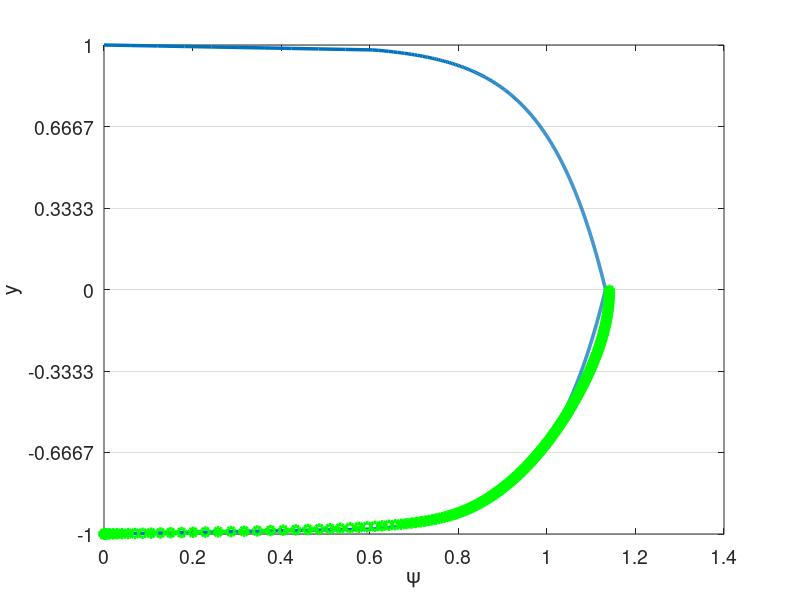
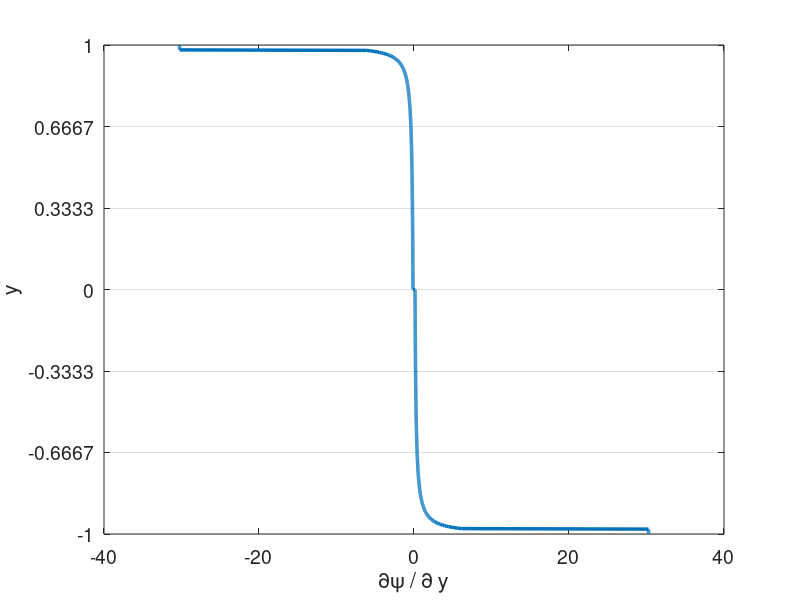

MATLAB code to generate these figures, in order: (Note: this script raises an error after producing the figures.)
% clc
clear all
close all


set(0,'DefaultAxesFontSize',14)
set(0,'defaultLineLineWidth',2.5)
% set(0,'DefaultFigureWindowStyle','docked')


linestyles = {'k-','b-','r-','g-','c-','m-','k--','b--','r--','g--','c--','m--','k-.','b-.','r-.','g-.','c-.','m-.','k:','b:','r:','g:','c:','m:'};
pointstyles = {'ko','bo','ro','go','co','mo','k^','b^','r^','g^','c^','m^','ks','bs','rs','gs','cs','ms','k*','b*','r*','g*','c*','m*','k+','b+','r+','g+','c+','m+'};
%%

%%%%%%%%%%%%%%%%%%%%%%%%%%%%%%%%%%%%%%%%%%%%%%%%%%%%%%%%%%%%%%%%%%
% Navier-Stokes Solver Demo (2D Channel)
%%%%%%%%%%%%%%%%%%%%%%%%%%%%%%%%%%%%%%%%%%%%%%%%%%%%%%%%%%%%%%%%%%
% pgrads = 3.25e-3 for N=4, E=8, exp mesh
% pgrads = 9.25e-3 for N=4, E=6, uniform
% pgrads = 1.8e-4 for N=4, E=8, uniform, enrich
% Moser info: u_tau = 5.43496e-02, Re_tau = 543
% y/delta y^+, U^+, dUdy, W, P

tic()
format compact;
format short;
mu = 1/10000; %1/395; 1/6874;
rho = 1;
Re = rho/mu; 
pgrad = 3.25e-3; 9.25e-3; %2.5e-4; % 9.25e-3;
force_pgrad = 0;
Re_tau = 550;
pgrad = (Re_tau*mu).^2*rho;


N=4; % polynomial order  
Ex=1; % Number of elements in x
Ey=6; % Number of elements in y
Tfinal=400; 
CFL=0.05;
en_on = 2;
N_en_y = 1; 
N_over = N; % N
delay_en = 0;
en_start_time = 100;
head = '';
fig_header = '';

rans_on = 1;
exp_mesh = 0;

dir_name = [head,'re',num2str(ceil(Re)),'_p',num2str(N),'_e',num2str(Ey),'_exp',num2str(exp_mesh),'_en',num2str(en_on),'_over',num2str(N_over),'_forcing',num2str(force_pgrad)];
soln_dir = dir_name;
plot_soln = 1;
save_soln = 1;
plot_int = 5000;
save_soln_int = 5000;
restart = 0;
rst_step = 300000;

if ~en_on
    N_over = N;
end

%% Enrichment information
en_mag = 3;
psi = {@(x,y) en_mag*(0.5*(1 - y.^2) + 0.*x), @(x,y) 0.*y + 0.*x};
gpsi = {@(x,y) 0.*y + 0.*x, @(x,y) en_mag*(-1.*y + 0.*x), ...
        @(x,y) 0.*y + 0.*x, @(x,y) 0.*y + 0.*x};
hpsi = {@(x,y) 0.*y + 0.*x, @(x,y) en_mag*(-1 - 0.*y + 0.*x), ...
        @(x,y) 0.*y + 0.*x, @(x,y) 0.*y + 0.*x};
    
% psi = {@(x,y) (0.5*(1 - y.^4) + 0.*x), @(x,y) 0.*y + 0.*x};
% gpsi = {@(x,y) 0.*y + 0.*x, @(x,y) (-2.*y.^3 + 0.*x), ...
%         @(x,y) 0.*y + 0.*x, @(x,y) 0.*y + 0.*x};
% hpsi = {@(x,y) 0.*y + 0.*x, @(x,y) (-6.*y.^2 + 0.*x), ...
%         @(x,y) 0.*y + 0.*x, @(x,y) 0.*y + 0.*x};
%    

    
% Law of the wall
u_tau = sqrt(0.316./(Re.^0.25)/8);
Re_tau = u_tau/mu; %Re;
Re_tau = 550;
% u_tau = 1;
nu = 1/Re_tau;
kap = 0.41;
beta = 5.2;
dypdy = Re_tau;
ypb = 11.062299784340414;
yp = @(y) (1-abs(y))*Re_tau;
u_tau = Re_tau*mu;
lotw = @(yp) ((yp <= ypb).*yp + (yp > ypb).*(1./kap.*log(yp+eps)+beta));
psi = {@(x,y) u_tau*((yp(y) <= ypb).*yp(y) + (yp(y) > ypb).*(1./kap.*log(yp(y)+eps)+beta) + 0.*x), @(x,y) 0.*y + 0.*x};
gpsi = {@(x,y) 0.*y + 0.*x,  @(x,y) -1*sign(y).*u_tau.*(((yp(y) <= ypb).*1 + (yp(y) > ypb).*1./(kap*(yp(y)+eps)))*dypdy + 0.*x),...
        @(x,y) 0.*y + 0.*x, @(x,y) 0.*y + 0.*x};
hpsi = {@(x,y) 0.*y + 0.*x,  @(x,y) u_tau*(((yp(y) <= ypb).*0 + (yp(y) > ypb).*-1./(kap*(yp(y)+eps).^2))*dypdy*dypdy + 0.*x),...
        @(x,y) 0.*y + 0.*x, @(x,y) 0.*y + 0.*x};
    

% 1/7th
% mag = 1;
% yd = @(y) 1-abs(y)+eps;
% psi = {@(x,y) mag*((yd(y)).^(1/7).*(yd(y)>eps*10)+ 0.*x), @(x,y) 0.*y + 0.*x};
% gpsi = {@(x,y) 0.*y + 0.*x,  @(x,y) mag*(-1*sign(y).*1./7.*(yd(y)).^(-6/7).*(yd(y)>eps*10) + 0.*x),...
%         @(x,y) 0.*y + 0.*x, @(x,y) 0.*y + 0.*x};
% hpsi = {@(x,y) 0.*y + 0.*x,  @(x,y) mag*(-6/49*(yd(y)).^(-13/7).*(yd(y)>eps*10) + 0.*x),...
%         @(x,y) 0.*y + 0.*x, @(x,y) 0.*y + 0.*x};

% Reicher Law of the Wall
% Re_tau = 550;
% u_tau = Re_tau*mu/rho;
% Yp = @(Y) max((1-abs(Y))*Re_tau,1e-3)+eps;
% C=5.17;
% kap=0.41;
% dypdy = Re_tau;
% yp = @(y) max((1-abs(y))*Re_tau,1e-3);
% u_tau = Re_tau*mu;
% psi = {@(x,y) mu*Re_tau*(1/kap.*log(1+kap.*yp(y))+(C-1./kap.*log(kap)).*(1-exp(-yp(y)/11)-yp(y)/11.*exp(-yp(y)/3))) + 0.*x,...
%     @(x,y) 0.*y + 0.*x};
% gpsi = {@(x,y) 0.*y + 0.*x, @(x,y) -1*sign(y).*dypdy*mu*Re_tau.*(1./(1+kap.*yp(y))+(C-1./kap.*log(kap)).*(-1/11*exp(-yp(y)/11)-(yp(y)+3)/33.*exp(-yp(y)/3))) + 0.*x,...
%         @(x,y) 0.*y + 0.*x, @(x,y) 0.*y + 0.*x};
% hpsi = {@(x,y) 0.*y + 0.*x,  @(x,y) dypdy*dypdy*mu*Re_tau*(-kap./((1+kap.*yp(y)).^2)+(C-1./kap.*log(kap)).*(-1/121*exp(-yp(y)/11)-(yp(y)+6)/99.*exp(-yp(y)/3))) + 0.*x,...
%         @(x,y) 0.*y + 0.*x, @(x,y) 0.*y + 0.*x};


%% Initial Conditions
% Turbulent pipe
u_cfl = 3/2;
pert = 0.0;
u_ic = @(x,y) 3/2*(1-y.^2);
v_ic = @(x,y) 0.0*y;

darcy = 0.316./(Re.^0.25);
u_tau = sqrt(darcy/8);
Yp = @(Y) max((1-abs(Y))*u_tau*Re,1e-3)+eps;
sigma = 0.6;
fact = @(Yp) exp((-(log10(Yp)-1).^2)./(2*sigma.^2));
k_ic = @(x,y) 0.0*x + 4.5*u_tau*u_tau*fact(Yp(y));

eps_s = 3;
omg_ic = @(x,y) 0.0*x + 0.5*Re*u_tau*u_tau*fact(Yp(y));


% Turbulent channel
Re_tau = 550;
u_tau = Re_tau*mu/rho;
Yp = @(Y) max((1-abs(Y))*Re_tau,0); %1e-3)+eps;
C=5.17;
kap=0.41;
eps_ic = 0; %1e-2;
kx = 23;
kz=13;
alpha_ic = kx*2*pi/(0.375);
beta_ic = kz*2*pi/1;
riech = @(Yp) mu*Re_tau*(1/kap.*log(1+kap.*Yp)+(C-1./kap.*log(kap)).*(1-exp(-Yp/11)-Yp/11.*exp(-Yp/3)));
u_ic = @(x,y) riech(Yp(y)) + eps_ic*sin(alpha_ic*x);
v_ic = @(x,y) 0*y + eps_ic*sin(alpha_ic*x);

% u_ic = @(x,y) psi{1}(x,y);

sigma = 0.6;
fact = @(Yp) exp((-(log10(Yp)-1).^2)./(2*sigma.^2));
k_ic = @(x,y) 0.0*x + 4.5*u_tau*u_tau*fact(Yp(y));

eps_s = 3;
omg_ic = @(x,y) 0.0*x + 0.5*Re*u_tau*u_tau*fact(Yp(y));

%%
%%
%%
moser=load('moser_data/LM_Channel_0550_mean_prof.dat');
%% Plot psi
figure(5)
ys_plot = linspace(-1,1,1000);
plot(psi{1}(0,ys_plot),ys_plot)
hold on
plot(moser(:,3)*5.43496e-02,(moser(:,1))-1,'g--o')
xlabel('\psi')
ylabel('y')
set(gca, 'YGrid', 'on', 'XGrid', 'off')
yticks(linspace(-1,1,Ey+1));
figure(6)
ys_plot = linspace(-1,1,1000);
plot(gpsi{2}(0,ys_plot),ys_plot)
xlabel('\partial\psi / \partial y')
ylabel('y')
set(gca, 'YGrid', 'on', 'XGrid', 'off')
yticks(linspace(-1,1,Ey+1));


%% Begin Solve
E=Ex*Ey; % Total number of elements
N1=N+1;
disp("Generating Matrices")
Q=makeq(Ex,Ey,N); % Global continuity
R=maker(Q,Ex,N); % Restriction matrix, applies Dirichlet conditions
[X,Y]=make_geom_channel(Ex,Ey,N);      % Geometry in local form
if exp_mesh
    [X,Y]=make_geom_channel_exp(Ex,Ey,N);      % Geometry in local form
end
en_b_nodes = get_en_bound_nodes(Ex,Ey,N,N_en_y);
dom_vol = (max(max(max(X)))-min(min(min(X))))*(max(max(max(Y)))-min(min(min(Y))));

Ys = zeros(Ey*length(Y(1,:,1)),1);
for i = 1:Ey
    Ys((i-1)*(N+1)+1:(i)*(N+1)) = Y(1,:,(i-1)*Ex+1);
end

psi_p = psi{1}(0,Ys(N_en_y*(N+1)));
dypsi_p1 = gpsi{2}(0,Ys(N_en_y*(N+1)));
dypsi_p2 = gpsi{2}(0,Ys(end-N_en_y*(N+1)));
        
[G,J,ML,RX]=make_coef(X,Y);
[Ah,Bh,Ch,Dh,z,w]=semhat(N);
[Gs, Gs_x, Gs_y] =  face_mats(X,Y,E,N);
Gs_c = R*Q'*apply_en_cont(Gs,en_b_nodes,psi_p);
Gsb = R*Q'*Gs*Q*R';


[n,nb]=size(R); 
nL=N1*N1*E;

Ab=spalloc(nL,nL,nL*N);    %  Generate Abar
for j=1:nL
    x=zeros(nL,1); 
    x(j)=1; 
    Ab(:,j)=abar_c(x,Dh,G,Q);  % assembled Neumann Operator
end
Ab_save = Ab;
A_c=R*Q'*apply_en_cont(Ab,en_b_nodes,psi_p);
S_check=full(Ab);
Ab = Q'*Ab*Q;
A=R*Ab*R'; % Full stiffness matrix
Bb=reshape(ML,nL,1); % Form Mass matrix
Bb=diag(Bb); 
Bb=sparse(Bb); 
Ma=R*Q'*Bb*Q*R'; % Assembling mass matrix  % Full mass matrix
M_c = R*Q'*apply_en_cont(Bb,en_b_nodes,psi_p);


%% Form matrices for rans

[L_x,L_y,J_x,J_y] = dir_jac(E,X,Y);
w2d = w*w';
w1d = reshape(w2d,[N1*N1,1])';
[dphi_dxi, dphi_deta, dphi_dx, dphi_dy, dpdx_dpdx, dpdy_dpdy, dpdx_dpdy, ...
        dpdx_dpdx_flat, dpdy_dpdy_flat, dpdx_dpdy_flat] ...
    = get_phi_grads(N1,Dh,E,J_x,J_y);
dphi_dx_flat = reshape(dphi_dx,N1*N1,N1*N1,E);
dphi_dy_flat = reshape(dphi_dy,N1*N1,N1*N1,E);

w2d_e = zeros(N+1,N+1,E);
for ie = 1:E
    w2d_e(:,:,ie) = w2d*L_x(ie)/2*L_y(ie)/2;
end

A_x = form_Ax(N1,E,w2d,J_x,J,dpdx_dpdx,ones(size(J)));
A_y = form_Ay(N1,E,w2d,J_y,J,dpdy_dpdy,ones(size(J)));
A_xy = form_Axy(N1,E,w2d,J_x,J_y,J,dpdx_dpdy,ones(size(J)));


SS = zeros(N1,N1,E,2,2);
OS = zeros(N1,N1,E,2,2);
dudx = zeros(N1,N1,E);
dudy = zeros(N1,N1,E);
dvdx = zeros(N1,N1,E);
dvdy = zeros(N1,N1,E);
dkdx = zeros(N1,N1,E);
dkdy = zeros(N1,N1,E);
domgdx = zeros(N1,N1,E);
domgdy = zeros(N1,N1,E);

%%
M_check=full(Bb);

Ma_uv_check = zeros(2*nL);
Ma_uv_check(1:nL,1:nL) = M_check;
Ma_uv_check(nL+1:2*nL,nL+1:2*nL) = M_check;
A_uv_check = zeros(2*nL);
A_uv_check(1:nL,1:nL) = S_check;
A_uv_check(nL+1:2*nL,nL+1:2*nL) = S_check;

M_q = full(Ma);
S_q = full(A);


%%
% Assemble overall system matrices
nn = length(Ma); % number of nodes in the domain
Ma_uv = zeros(2*nn);
Ma_uv(1:nn,1:nn) = Ma;
Ma_uv(nn+1:2*nn,nn+1:2*nn) = Ma;
Ma_uv = sparse(Ma_uv);
A_uv = zeros(2*nn);
A_uv(1:nn,1:nn) = A;
A_uv(nn+1:2*nn,nn+1:2*nn) = A;
A_uv = sparse(A_uv);
ML_uv = zeros(2*(N+1),2*(N+1),E);
ML_uv(1:N+1,1:N+1,1:E) = ML;
ML_uv(N+2:2*(N+1),N+2:2*(N+1),1:E) = ML;
G_uv = zeros(2*nn);
G_uv(1:nn,1:nn) = Gsb;
G_uv(nn+1:2*nn,nn+1:2*nn) = Gsb;
G_uv = sparse(G_uv);



%% Assemble enrichment matrices
psi_xy = zeros(N+1,N+1,E);
N1_over = N_over + 1;
[z_over,w_over] = zwgll(N_over);
w2d_over = w_over*w_over';
w1d_over = reshape(w2d_over,[N1_over*N1_over,1])';
disp("Generating Overintegrated Values")
[dphi_dxi_over, dphi_deta_over, dphi_dx_over, dphi_dy_over, dpdx_dpdx_over, dpdy_dpdy_over, dpdx_dpdy_over, ...
        dpdx_dpdx_flat_over, dpdy_dpdy_flat_over, dpdx_dpdy_flat_over,phi_2d_flat] ...
    = get_phi_grads2(N1,E,J_x,J_y,N_over,N_en_y);
dphi_dx_flat_over = reshape(dphi_dx_over,N1_over*N1_over,N1*N1,E);
dphi_dy_flat_over = reshape(dphi_dy_over,N1_over*N1_over,N1*N1,E);
if en_on
    [psi_xy,psi_xy_act,gpsi_xy_act,Sp_all,Sp_all_Q,Jac_e_flat,gpsi_e_flat,Mp_uv,Sp_uv,Mp_all_c,Sp_all_c,Mp_full,Sp_full] = ...
        assemble_enrichment(X,Y,Ex,Ey,E,N,N1,nn,nL,J,Q,R,N_en_y,psi,gpsi,hpsi,en_b_nodes,psi_p,N_over);
end

%%

dxmin=pi*(z(N1)-z(N))/(2*Ex); % Get min dx for CFL constraint
dt=CFL*dxmin/u_cfl; 

% dt = 1e-3;
nstep=ceil(Tfinal/dt); 
dt=Tfinal/nstep; 
% Print information
nstep
dt
yp1 = (1+Y(1,2))*Re

disp("Computing inverse")
Ai=pinv(full(Ab)); 

disp("Setting Initial Conditions")
% Initial conditions
for e = 1:E
    for i = 1:N+1
        for j = 1:N+1
%             u(i,j,e) = f_ic(X(i,j,e),Y(i,j,e))+pert*rand()*u_ic;
%             v(i,j,e) = v(i,j,e)+pert*rand()*u_ic;
            u(i,j,e) = u_ic(X(i,j,e),Y(i,j,e));
            v(i,j,e) = v_ic(X(i,j,e),Y(i,j,e));
            k(i,j,e) = k_ic(X(i,j,e),Y(i,j,e));
            omg(i,j,e) = omg_ic(X(i,j,e),Y(i,j,e));
        end
    end
end
if en_on
    [u, v] = project_to_enrich(X,Y,E,Ex,Ey,N,N_en_y,u,v,psi);
end

% u = apply_en_cont_soln(u,en_b_nodes,psi_p);
u1_0=u; u2_0=u; u3_0=u; fx3_0=u; fx2_0=u; fx1_0=u; u_0 = u;
v1_0=v; v2_0=v; v3_0=v; fy3_0=v; fy2_0=v; fy1_0=v; v_0 = v;
u1=u; u2=u; u3=u; fx3=u; fx2=u; fx1=u;
v1=v; v2=v; v3=v; fy3=v; fy2=v; fy1=v;
k1=k; k2=k; k3=k; fk3=k; fk2=k; fk1=k;
omg1=omg; omg2=omg; omg3=omg; fomg3=omg; fomg2=omg; fomg1=omg;

F_pgrad = pgrad*ones(size(ML));
F_1 = ones(size(ML));
% Fb=reshape(ML.*F,nL,1); %% Output
% 
% Fb=Bb\(Q'*Fb);  

uv = [u;v];

%%
uv_ic_check = uv;

%% Setup BC if nonzero
% u_bc = ones(size(u)).*((Y==1)+(Y==-1));
% u_bc = reshape(ML.*u_bc,nL,1);
% u_bc = Bb\(Q'*u_bc);

% k_bc = k_bc_val.*ones(size(k));
% k_bc = reshape(ML.*k_bc,nL,1);
% k_bc = (Q'*Bb*Q)\(Q'*k_bc);
% 
% omg_bc = omg_bc_val.*ones(size(omg));
% omg_bc = reshape(ML.*omg_bc,nL,1);
% omg_bc = (Q'*Bb*Q)\(Q'*omg_bc);

%%
disp("Timestepping")
step = 1;
if (restart == 1)
   fname = strcat(soln_dir,"/soln_Re_",num2str(Re),"_P_",num2str(N),"_",num2str(Ex),"x",num2str(Ey),"_step_",num2str(rst_step),".mat");
   load(fname);
   step = rst_step;
end

plot1 = 1;
time = 0;
[plot1,u_mean] = post_channel(N,Ex,Ey,w,X,Y,Ys,en_on,step,time,u,psi_xy,N_en_y,plot1);
if save_soln
    mkdir(soln_dir);
end

%%
while step <= nstep
    time=step*dt;
    
    if (time > en_start_time) && (~en_on) && (delay_en)
        en_on = 1;
        [psi_xy,psi_xy_act,gpsi_xy_act,Sp_all,Sp_all_Q,Jac_e_flat,gpsi_e_flat,Mp_uv,Sp_uv,Mp_all_c,Sp_all_c,Mp_full,Sp_full] = ...
            assemble_enrichment(X,Y,Ex,Ey,E,N,N1,nn,nL,J,Q,R,N_en_y,psi,gpsi,hpsi,en_b_nodes,psi_p,N_over);
        [u, v] = project_to_enrich(X,Y,E,Ex,Ey,N,N_en_y,u,v,psi);
    end
    
    % Form combined u for RANS terms
    u_comb = u;
    if en_on
        u_comb = u+psi_xy_act{1};
    end
    
    %% Form S
    u_flat = reshape(u,N1*N1,E);
    v_flat = reshape(v,N1*N1,E);
    k_flat = reshape(k,N1*N1,E);
    omg_flat = reshape(omg,N1*N1,E);

    
    for ie = 1:E
        dudx(:,:,ie) = reshape(dphi_dx_flat(:,:,ie)*u_flat(:,ie),N1,N1);
        dvdx(:,:,ie) = reshape(dphi_dx_flat(:,:,ie)*v_flat(:,ie),N1,N1);
        dudy(:,:,ie) = reshape(dphi_dy_flat(:,:,ie)*u_flat(:,ie),N1,N1);
        dvdy(:,:,ie) = reshape(dphi_dy_flat(:,:,ie)*v_flat(:,ie),N1,N1);
        dkdx(:,:,ie) = reshape(dphi_dx_flat(:,:,ie)*k_flat(:,ie),N1,N1);
        dkdy(:,:,ie) = reshape(dphi_dy_flat(:,:,ie)*k_flat(:,ie),N1,N1);
        domgdx(:,:,ie) = reshape(dphi_dx_flat(:,:,ie)*omg_flat(:,ie),N1,N1);
        domgdy(:,:,ie) = reshape(dphi_dy_flat(:,:,ie)*omg_flat(:,ie),N1,N1);
    end
    
    if en_on
        dudx = dudx + gpsi_xy_act{1};
        dudy = dudy + gpsi_xy_act{2};
        dvdx = dvdx + gpsi_xy_act{3}; % Doesn't matter given assumptions
        dvdy = dvdy + gpsi_xy_act{4}; % Doesn't matter given assumptions
    end
    
    % Modify enrichment
%     if (mod(step,2000)==0) && (time > 50)
%         u_tau_calc = sqrt(mu*dudy(:,1,1)/rho);
%         u_tau = u_tau_calc(1);
%         psi = {@(x,y) u_tau*((yp(y) <= ypb).*yp(y) + (yp(y) > ypb).*(1./kap.*log(yp(y)+eps)+beta) + 0.*x), @(x,y) 0.*y + 0.*x};
%         gpsi = {@(x,y) 0.*y + 0.*x,  @(x,y) -1*sign(y).*u_tau.*(((yp(y) <= ypb).*1 + (yp(y) > ypb).*1./(kap*(yp(y)+eps)))*dypdy + 0.*x),...
%             @(x,y) 0.*y + 0.*x, @(x,y) 0.*y + 0.*x};
%         hpsi = {@(x,y) 0.*y + 0.*x,  @(x,y) u_tau*(((yp(y) <= ypb).*0 + (yp(y) > ypb).*-1./(kap*(yp(y)+eps).^2))*dypdy*dypdy + 0.*x),...
%             @(x,y) 0.*y + 0.*x, @(x,y) 0.*y + 0.*x};
%         
%         psi_p = psi{1}(0,Ys(N_en_y*(N+1)));
%         dypsi_p1 = gpsi{2}(0,Ys(N_en_y*(N+1)));
%         dypsi_p2 = gpsi{2}(0,Ys(end-N_en_y*(N+1)));
%         
%         A_c=R*Q'*apply_en_cont(Ab_save,en_b_nodes,psi_p);
%         M_c = R*Q'*apply_en_cont(Bb,en_b_nodes,psi_p);
%         
%         [psi_xy,psi_xy_act,gpsi_xy_act,Sp_all,Sp_all_Q,Jac_e_flat,gpsi_e_flat,Mp_uv,Sp_uv,Mp_all_c,Sp_all_c,Mp_full,Sp_full] = ...
%             assemble_enrichment(X,Y,Ex,Ey,E,N,N1,nn,nL,J,Q,R,N_en_y,psi,gpsi,hpsi,en_b_nodes,psi_p,N_over);
%         [u, v] = project_to_enrich(X,Y,E,Ex,Ey,N,N_en_y,u_comb,v,psi);
%         
%         en_on = 2;
%         
%         for ie = 1:E
%             dudx(:,:,ie) = reshape(dphi_dx_flat(:,:,ie)*u_flat(:,ie),N1,N1);
%             dvdx(:,:,ie) = reshape(dphi_dx_flat(:,:,ie)*v_flat(:,ie),N1,N1);
%             dudy(:,:,ie) = reshape(dphi_dy_flat(:,:,ie)*u_flat(:,ie),N1,N1);
%             dvdy(:,:,ie) = reshape(dphi_dy_flat(:,:,ie)*v_flat(:,ie),N1,N1);
%             dkdx(:,:,ie) = reshape(dphi_dx_flat(:,:,ie)*k_flat(:,ie),N1,N1);
%             dkdy(:,:,ie) = reshape(dphi_dy_flat(:,:,ie)*k_flat(:,ie),N1,N1);
%             domgdx(:,:,ie) = reshape(dphi_dx_flat(:,:,ie)*omg_flat(:,ie),N1,N1);
%             domgdy(:,:,ie) = reshape(dphi_dy_flat(:,:,ie)*omg_flat(:,ie),N1,N1);
%         end
%         
%         if en_on
%             dudx = dudx + gpsi_xy_act{1};
%             dudy = dudy + gpsi_xy_act{2};
%             dvdx = dvdx + gpsi_xy_act{3}; % Doesn't matter given assumptions
%             dvdy = dvdy + gpsi_xy_act{4}; % Doesn't matter given assumptions
%         end
%     end
    
    
    SS(:,:,:,1,1) = 1/2*(dudx+dudx);
    SS(:,:,:,1,2) = 1/2*(dudy+dvdx);
    SS(:,:,:,2,1) = 1/2*(dvdx+dudy);
    SS(:,:,:,2,2) = 1/2*(dvdy+dvdy);
    OS(:,:,:,1,1) = 1/2*(dudx-dudx);
    OS(:,:,:,1,2) = 1/2*(dudy-dvdx);
    OS(:,:,:,2,1) = 1/2*(dvdx-dudy);
    OS(:,:,:,2,2) = 1/2*(dvdy-dvdy);
    

    %% Get rans values
    [mu_t,gam_k,gam_omg,G_k,G_omg,Y_k,Y_omg,S_k,S_omg,R1,R2,R3,R4,omg_w] ...
        = get_rans_coeffs(rho,mu,k,omg,SS,OS,dkdx,dkdy,domgdx,domgdy,Y,u_comb,v);
    if ~rans_on
        mu_t = zeros(size(mu_t));
    end
    Re_t = rho./(mu_t+eps);
    Re_comb = rho./(mu*ones(size(mu_t))+mu_t);
    Re_k = rho./gam_k;
    Re_omg = rho./gam_omg;
    %% Timestepping
    
    if step==1; b0=1.0;    b= [ -1 0 0 ]';       a=[ 1  0 0 ]'; end
    if step==2; b0=1.5;    b=([ -4 1 0 ]')./2;   a=[ 2 -1 0 ]'; end
    if step>=3; b0=11./6.; b=([ -18 9 -2 ]')./6; a=[ 3 -3 1 ]'; end

    if ~rans_on
        % Compute A
        [A_x_full,A_y_full,A_xy_full] = form_Ax_Ay_Axy(N1,E,w1d,J,dpdx_dpdx_flat,dpdy_dpdy_flat,dpdx_dpdy_flat,Re_comb);
        A_x = R*Q'*A_x_full*Q*R';
        A_y = R*Q'*A_y_full*Q*R';
        A_xy = R*Q'*A_xy_full*Q*R';
        A_uv = zeros(2*nn);
        A_uv(1:nn,1:nn) = 2*A_x+A_y+A_xy;
        A_uv(nn+1:2*nn,nn+1:2*nn) = A_x+2*A_y+A_xy';
        A_uv = sparse(A_uv);
        
        T1_rhs = 0;
        
        if en_on
            A_full = 2*A_x_full+A_y_full+A_xy_full;
            A_c=R*Q'*apply_en_cont(A_full,en_b_nodes,psi_p);
            [T1_new] = form_T1_psi(E,N,w1d_over,Jac_e_flat,dphi_dy_flat_over,gpsi_e_flat,Re_comb,N_en_y,phi_2d_flat);
            T1_rhs = (dt/b0)*R*Q'*reshape(T1_new,nL,1);
            
            H_uv = (Ma_uv + (A_uv)*dt/(b0) + dt/b0*(Mp_uv + Sp_uv));
            H_c = (M_c + (A_c)*dt/(b0) + dt/b0*(Mp_all_c{1}+Sp_all_c{1}));
            if en_on == 2
                H_uv = (Ma_uv + (A_uv)*dt/(b0)); % + dt/b0*(Mp_uv + Sp_uv));
                H_c = (M_c + (A_c)*dt/(b0)); % + dt/b0*(Mp_all_c{1}+Sp_all_c{1}));
            end
            %             H_q = full(H_uv);
            rhs_c = (H_c);
            [LH_uv,UH_uv]=lu(H_uv);
        end
    end
    
%     if step>=3
        if en_on          
            if rans_on
                [A_x_k,A_y_k] = form_Ax_Ay(N1,E,w1d,J,dpdx_dpdx_flat,dpdy_dpdy_flat,Re_k);
                A_k = R*Q'*(A_x_k + A_y_k)*Q*R';
                Ab_k = Q'*(A_x_k + A_y_k)*Q;
                H_k=(Ma+A_k*dt/(b0)+dt/b0*Sp_all{1});
                H_k_bar = (Q'*Bb*Q+ Ab_k*dt/(b0)+dt/b0*Sp_all_Q{1});
                if en_on == 2
                    H_k=(Ma+A_k*dt/(b0));
                    H_k_bar = (Q'*Bb*Q+ Ab_k*dt/(b0));
                end
        
                [LH_k,UH_k]=lu(H_k);
        
                % Assuming Re_omg=Re_k
                H_omg = H_k;
                H_omg_bar = H_k_bar;
                LH_omg = LH_k;
                UH_omg = UH_k;
            end
        else
            terms_x = zeros(N+1,N+1,E);
            terms_y = zeros(N+1,N+1,E);
            T1_rhs = 0;
            
            H_uv = (Ma_uv + (A_uv)*dt/(b0));
            rhs_c = zeros(size(Ma(:,1)));
            [LH_uv,UH_uv]=lu(H_uv);
            
            if rans_on
                [A_x_k,A_y_k] = form_Ax_Ay(N1,E,w1d,J,dpdx_dpdx_flat,dpdy_dpdy_flat,Re_k);
                A_k = R*Q'*(A_x_k + A_y_k)*Q*R';
                Ab_k = Q'*(A_x_k + A_y_k)*Q;
                H_k=(Ma+A_k*dt/(b0));
                H_k_bar = (Q'*Bb*Q+ Ab_k*dt/(b0));
        
                [LH_k,UH_k]=lu(H_k);
        
                % Assuming Re_omg=Re_k
                H_omg = H_k;
                H_omg_bar = H_k_bar;
                LH_omg = LH_k;
                UH_omg = UH_k;
            end
        end
        
        b0i=1./b0;
%     end % Viscous op

    
%   Nonlinear step - unassembled, not multiplied by mass matrix   
    %% Setup Convection terms and forcing terms
    fx1 = -convl(u,RX,Dh,u,v); % + F; % du = Cu  
    fy1 = -convl(v,RX,Dh,u,v); % dv = Cv
    fk1 = -convl(k,RX,Dh,u,v) + G_k - Y_k + S_k; % dk = Ck
    fomg1 = -convl(omg,RX,Dh,u,v) + G_omg - Y_omg + S_omg + R1 + R2 + R3 + R4; % domg = Comg
    fx1_0 = F_1;
    fy1_0 = zeros(size(F_1));
    
    if force_pgrad
        fx1 = fx1 + F_pgrad;
    end
    
    if en_on == 2
        en_u = dt/b0*((Sp_full{1}+Mp_full{1})*reshape(u,nL,1)+Mp_full{2}*reshape(v,nL,1));
        en_u = reshape(en_u,N1,N1,E);
        en_u_0 = dt/b0*((Sp_full{1}+Mp_full{1})*reshape(u_0,nL,1)+Mp_full{2}*reshape(v_0,nL,1));
        en_u_0 = reshape(en_u_0,N1,N1,E);
        en_v = dt/b0*Mp_full{2}*reshape(v,nL,1);
        en_v = reshape(en_v,N1,N1,E);
        
        en_k = dt/b0*Sp_full{1}*reshape(k,nL,1);
        en_k = reshape(en_k,N1,N1,E); 
        en_omg = dt/b0*Sp_full{1}*reshape(omg,nL,1);
        en_omg = reshape(en_omg,N1,N1,E); 
        
        
        % SRB
        fx1 = fx1 - en_u;
        fx1_0 = fx1_0;% - en_u_0; 
        fy1 = fy1 - en_v;
        fk1 = fk1 - en_k;
        fomg1 = fomg1 - en_omg;
    end
    
    %% Setup residual terms in bdf

    rx   = a(1)*fx1   + a(2)*fx2   + a(3)*fx3; % kth-order extrapolation
    ry   = a(1)*fy1   + a(2)*fy2   + a(3)*fy3;
    rk   = a(1)*fk1   + a(2)*fk2   + a(3)*fk3;
    romg = a(1)*fomg1 + a(2)*fomg2 + a(3)*fomg3;
    rx_0 = a(1)*fx1_0   + a(2)*fx2_0   + a(3)*fx3_0;
    ry_0 = a(1)*fy1_0   + a(2)*fy2_0   + a(3)*fy3_0;

    fx3=fx2; fx2=fx1; 
    fy3=fy2; fy2=fy1; 
    fk3=fk2; fk2=fk1;
    fomg3=fomg2; fomg2=fomg1;
    fx3_0=fx2_0; fx2_0=fx1_0; 
    fy3_0=fy2_0; fy2_0=fy1_0; 

    %% Add residual terms to bdf
    rx  = dt*rx - (b(1)*u+b(2)*u2+b(3)*u3); u3=u2; u2=u; % Add BDF terms
    ry  = dt*ry - (b(1)*v+b(2)*v2+b(3)*v3); v3=v2; v2=v; %     and
    rk  = dt*rk - (b(1)*k+b(2)*k2+b(3)*k3); k3=k2; k2=k;
    romg = dt*romg - (b(1)*omg+b(2)*omg2+b(3)*omg3); omg3=omg2; omg2=omg;
    rx_0  = dt*rx_0 - (b(1)*u_0+b(2)*u2_0+b(3)*u3_0); u3_0=u2_0; u2_0=u_0; % Add BDF terms
    ry_0  = dt*ry_0 - (b(1)*v_0+b(2)*v2_0+b(3)*v3_0); v3_0=v2_0; v2_0=v_0; % Add BDF terms
    
    ut  = b0i*rx; 
    vt  = b0i*ry; 
    k   = b0i*rk;
    omg = b0i*romg;
    ut_0  = b0i*rx_0; 
    vt_0  = b0i*ry_0; 
 
    [uL,vL,pr]=pressure_project(ut,vt,Ai,Q,ML,RX,Dh); % Div-free velocity
    [uL_0,vL_0,pr_0]=pressure_project(ut_0,vt_0,Ai,Q,ML,RX,Dh); % Div-free velocity
    pr = (b0/dt)*pr;
    pr_0 = (b0/dt)*pr_0;
    

    %%

    %   Set RHS.                 %Viscous update. %  Convert to local form.
%     u=R*(Q'*reshape(ML.*uL,nL,1)-Hbar*u_bc);
    u_rhs=R*(Q'*reshape(ML.*uL,nL,1));
    v_rhs=R*(Q'*reshape(ML.*vL,nL,1));
    u_rhs_0=R*(Q'*reshape(ML.*uL_0,nL,1));
    v_rhs_0=R*(Q'*reshape(ML.*vL_0,nL,1));
    
    if rans_on
        k_rhs=R*(Q'*reshape(ML.*k,nL,1));%-H_k_bar*k_bc);
        omg_rhs=R*(Q'*reshape(ML.*omg,nL,1));%-H_omg_bar*omg_bc);
    end
    
    %%
    
    % Solve k and omg first
    if rans_on
        k = UH_k\(LH_k\k_rhs);
        omg = UH_omg\(LH_omg\omg_rhs);
        k=Q*(R'*k);%+k_bc);
        omg=Q*(R'*omg);%+omg_bc);
        k=reshape(k,N1,N1,E);
        omg=reshape(omg,N1,N1,E);
        mu_t = rho.*k./(omg_w+omg);
        
        % recompute matrices for uv 
        Re_t = rho./(mu_t+eps);
        Re_comb = rho./(mu*ones(size(mu_t))+mu_t*rans_on);
        
        [A_x_full,A_y_full,A_xy_full] = form_Ax_Ay_Axy(N1,E,w1d,J,dpdx_dpdx_flat,dpdy_dpdy_flat,dpdx_dpdy_flat,Re_comb);
        A_x = R*Q'*A_x_full*Q*R';
        A_y = R*Q'*A_y_full*Q*R';
        A_xy = R*Q'*A_xy_full*Q*R';
        A_uv = zeros(2*nn);
        A_uv(1:nn,1:nn) = 2*A_x+A_y+A_xy;
        A_uv(nn+1:2*nn,nn+1:2*nn) = A_x+2*A_y+A_xy';
        A_uv = sparse(A_uv);
                
        if ~en_on
            H_uv = (Ma_uv + (A_uv)*dt/(b0));
            rhs_c = zeros(size(Ma(:,1)));
            [LH_uv,UH_uv]=lu(H_uv);
        end
        
        if en_on           
            A_full = 2*A_x_full+A_y_full+A_xy_full;
            A_c=R*Q'*apply_en_cont(A_full,en_b_nodes,psi_p);
            [T1_new] = form_T1_psi(E,N,w1d_over,Jac_e_flat,dphi_dy_flat_over,gpsi_e_flat,Re_comb,N_en_y,phi_2d_flat);
            T1_rhs = (dt/b0)*R*Q'*reshape(T1_new,nL,1);
            
            if en_on == 1
                H_uv = (Ma_uv + (A_uv)*dt/(b0) + dt/b0*(Mp_uv + Sp_uv));
                H_c = (M_c + (A_c)*dt/(b0) + dt/b0*(Mp_all_c{1}+Sp_all_c{1}));
            end
            if en_on == 2
                H_uv = (Ma_uv + (A_uv)*dt/(b0));
                H_c = (M_c + (A_c)*dt/(b0)); 
            end
            rhs_c = (H_c);
            [LH_uv,UH_uv]=lu(H_uv);
        end
    end
    
    % SRB
    u_rhs = u_rhs + T1_rhs;
    u_rhs_0 = u_rhs_0;% + T1_rhs;
    
    %% Solve for u_0, v_0, p_0
    % SRB
    uv_0 = [u_rhs_0;v_rhs_0];
    uv_0=UH_uv\(LH_uv\uv_0);
    
    u_0 = uv_0(1:nn);
    v_0 = uv_0(nn+1:2*nn);
    u_0=Q*(R'*u_0);
    %SRB
%     if en_on
%         u_0 = apply_en_cont_soln(Ey,N_en_y,en_b_nodes,u_0,psi_p);
%     end
    u_0=reshape(u_0,N1,N1,E);
    v_0=Q*(R'*v_0);
    v_0=reshape(v_0,N1,N1,E);
    
    
    %% Solve for u', v', p'
    %SRB
    uv = [u_rhs+rhs_c;v_rhs];
    uv=UH_uv\(LH_uv\uv); 
   
    u = uv(1:nn);
    v = uv(nn+1:2*nn);
    u=Q*(R'*u);
    %SRB
    if en_on
        u = apply_en_cont_soln(Ey,N_en_y,en_b_nodes,u,psi_p);
    end
    u=reshape(u,N1,N1,E);
    v=Q*(R'*v);
    v=reshape(v,N1,N1,E);
    
    %% Add in forcing term
    u_comb = u;
    u_0_comb = u_0;
    if en_on
        u_comb = u+psi_xy_act{1};
%         u_0_comb = u_0+psi_xy_act{1};
    end
    % Integrate domain
    avg_u = sum(u_comb.*w2d_e,'All')/dom_vol;
    avg_u_0 = sum(u_0_comb.*w2d_e,'All')/dom_vol;
    alpha_0 = (1-avg_u)/avg_u_0;
    if ~force_pgrad 
    % SRB 
    u = u + alpha_0*u_0;
%     u_comb = u_comb + alpha_0*u_comb;
%     u =  u_comb;
%     if en_on
%         u = u_comb - psi_xy_act{1};
%     end
    v = v + alpha_0*v_0;
    pr = pr + alpha_0*pr_0;
    end
    
    
%% Output
    if mod(step,plot_int)==0 && plot_soln
        [plot1,u_mean] = post_channel(N,Ex,Ey,w,X,Y,Ys,en_on,step,time,u,psi_xy,N_en_y,plot1);
    end
    if mod(step,save_soln_int)==0 && save_soln
        disp(step)
        fname = strcat(soln_dir,"/soln_Re_",num2str(Re),"_P_",num2str(N),"_",num2str(Ex),"x",num2str(Ey),"_step_",num2str(step),".mat");
        save(fname); 
    end
    if isnan(u(1,2))
        step
        time
        return
    end
    
    step = step + 1;
end
if  plot_soln
    [plot1,u_mean] = post_channel(N,Ex,Ey,w,X,Y,Ys,en_on,step,time,u,psi_xy,N_en_y,plot1);
    get_Up(Ys,u_mean,u_tau,mu,lotw,Ey,N,psi,en_on);
end
if  save_soln
    fname = strcat(soln_dir,"/soln_Re_",num2str(Re),"_P_",num2str(N),"_",num2str(Ex),"x",num2str(Ey),"_step_",num2str(step),".mat");
    save(fname);
    fig_title = [fig_header,'Enriched N=',num2str(Ey),' P=',num2str(N)];
    lotw_file = strcat(soln_dir,"/lotw_Re_",num2str(Re),"_P_",num2str(N),"_",num2str(Ex),"x",num2str(Ey),"_step_",num2str(step),".jpg");
    dom_file = strcat(soln_dir,"/dom_Re_",num2str(Re),"_P_",num2str(N),"_",num2str(Ex),"x",num2str(Ey),"_step_",num2str(step),".jpg");
    channel_file = strcat(soln_dir,"/channel_Re_",num2str(Re),"_P_",num2str(N),"_",num2str(Ex),"x",num2str(Ey),"_step_",num2str(step),".jpg");
    figure(7)
    title(fig_title)
    saveas(gcf,lotw_file);
    figure(1)
    title(fig_title)
    saveas(gcf,dom_file);
    figure(2)
    title(fig_title)
    saveas(gcf,channel_file);
end
toc()
